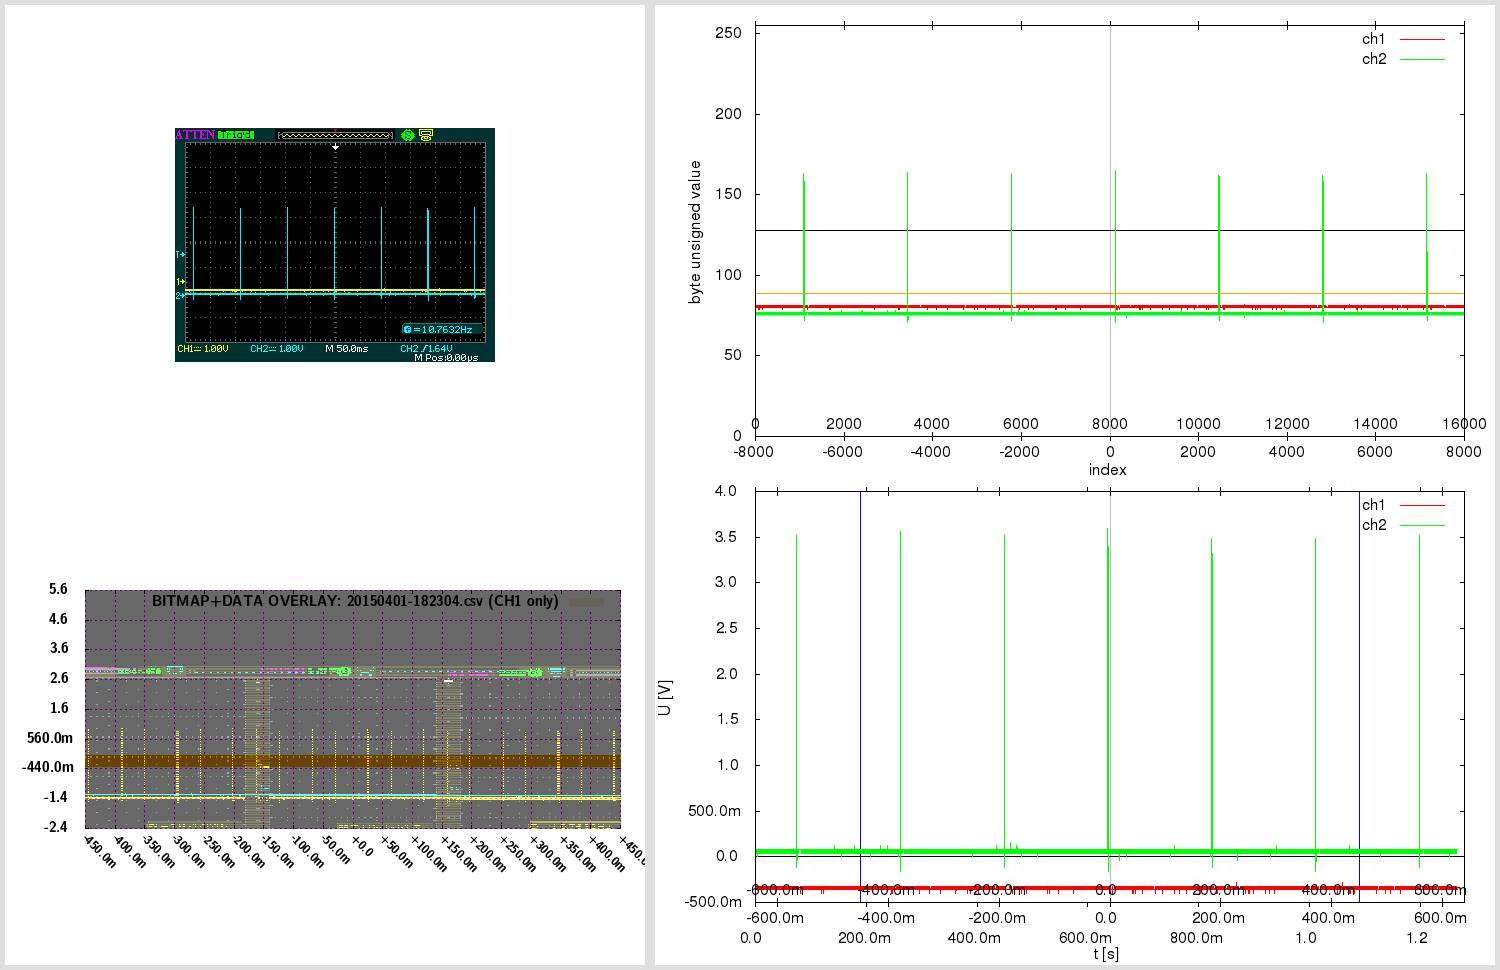

Source code (gnuplot):

# 20150401-182304.gnuplot [generated by /home/warreee/attenload/adsparse-wave.pl]
# single gnuplot file, with two potentially independent scripts
# generates three plots: one based on integer, other based on real (SI) values
# and one bitmap overlay - and then montages them using ImageMagick

# attengrab .csv can just be centered (over t)
# -> the x=0 (t=0) will correspond to scope center
# (but .DAV/.CSV will also need extra sample alignment)

# in Linux, to see available fonts, do:
# fc-list --verbose | grep 'fullname:' | less
# the two fonts used here:
# LMSansDemiCond10-Regular or "Latin Modern Sans Demi Cond"; and Helvetica
# Helvetica doesn't even get reported on my system:
# $ fc-list --verbose | grep 'fullname:' | grep -i 'Helvetica\|Demi Cond'
#	fullname: "LM Sans Demi Cond 10 Regular"(s) "LMSansDemiCond10-Regular"(s)


print "Gnuplotting..."

## "master settings" (shared between both parts of script)

# line color - specified by linestyles
set style line 1 linetype 1 linecolor rgb "red"
set style line 2 linetype 1 linecolor rgb "green"
set style line 3 linetype 1 linecolor rgb "orange"
set style line 4 linetype 1 linecolor rgb "aquamarine"
set style line 5 linetype -1 linecolor rgb "black"
set style line 6 linetype -1 linecolor rgb "gray"
set style line 7 linetype 1 linecolor rgb "blue"


# VARIABLES ########### ########### ###########

fnbase="20150401-182304"
fn_bmp = fnbase . ".bmp"
fn_pngr = fnbase . "_r.png"
fn_pngi = fnbase . "_i.png"
fn_pngov = fnbase . "_ov.png"
fn_pngt = fnbase . "_tmp.png"
fn_pngo = fnbase . ".png"

# scope screen(shot) properties
tdiv = 0.05          # T/DIV (50e-9)
toffs = 0        # time offset (scope) (200e-9)
vdiv1 = 1        # V/DIV CH1 (500e-3)
vdiv2 = 1         # V/DIV CH2 (50e-3)
voffs1 = -1.56         # volt offset CH1 (-1.5)
voffs2 = -2.12       # volt offset CH2 (100e-3)
sampintp  = 8.00000063e-05    # (500e-12)
sampintf  = 1/sampintp
sratacqf  = 12500      # (250e6)
sratacqp  = 1/sratacqf
#osf = 1.0    # oversample factor (multiplies .CSV and .DAV time domain) # unused here
adsFactor = 1.28

# (edges of current capture and divisions)
scope_hdiv=18
scope_vdiv=8
# enforce floating point (see below)
scope_trange = scope_hdiv*tdiv*1.0    # (900e-9)
scope_left=toffs-(scope_trange/2)     # (-250e-9)
scope_right=toffs+(scope_trange/2)    # (650e-9)
scope_bottom=-voffs1-(scope_vdiv*vdiv1/2) # -500e-3
scope_top=-voffs1+(scope_vdiv*vdiv1/2)    # 3.5

totalch1Vspan=scope_vdiv*vdiv1
totalch2Vspan=scope_vdiv*vdiv2
ch1Vcoeff = adsFactor*totalch1Vspan/(2**8)
ch2Vcoeff = adsFactor*totalch2Vspan/(2**8)

voffs1int = voffs1/ch1Vcoeff  # -39
voffs2int = voffs2/ch2Vcoeff  # -53

acsv_fn = fnbase . '.csv' # '20130020-013902.csv' # from attenload tmp_wav
acsz=16000         # tmp_wav/.csv size (900)
fts=8e-05         # final timestep (sampling period)
# here scope_trange could be 18*1, with acsz 16000;
# if as integer, 18/16000 would be 0 - enforce floating point
# above enforcing scope_trange to float doesn't work,
# must again here:
tdivp = 1.0*scope_trange/acsz   # sampling rate, based on scope range and numsamples in tmp (1ns)
tdivf = 1/tdivp             # freq based on that sampling rate

# just in case - not needed usually:
triglevel=1.64
trigholdoff=100e-9

toffsamp = toffs/fts		# 0
# time finetune offset - int (samples) (depends on range)
tfoi = -164


#### extract bitmap from .png, if .bmp not present
# was -crop 480x234+10+10; now -crop 480x234+95+128

cmdstr = 'if (! test -f "'.fn_bmp.'") ; then \
  echo -n "'.fn_bmp.' not found .. " ; \
  if [ -f "'.fn_pngo.'" ] ; then \
    echo -n "'.fn_pngo.' found - extracting" ; \
    convert -crop 480x234+95+128 "'.fn_pngo.'" "'.fn_bmp.'" ; \
  else \
    echo -n "'.fn_pngo.' not found - cannot extract" ; \
  fi ; \
else \
  echo -n "'.fn_bmp.' found - using that" ; \
fi; echo'

#print cmdstr
# note - since cmdstr above uses double quotes,
# must use single quotes for bash here!:
print system("bash -c '". cmdstr ."' 2>&1")


##################################
###### plot directly with unsigned byte data

set terminal png size 840,480
set termoption enhanced
set termoption font "Helvetica, 12"

set output fn_pngi
set datafile separator ","

# set axis label
set xlabel "index" offset 0.0,0.8
set ylabel "byte unsigned value" offset 1.0,0.0


# horizontal line as functions
zeroline(x)=128
ch1offs(x)=128+voffs1int # (-39)
ch2offs(x)=128+voffs2int # (-53)

# vertical line - headless arrow
# "y" scope axis in middle:
ymI = acsz/2
set arrow from ymI,0 to ymI,255 nohead ls 5
# time offset:
toI = ymI - toffs/fts
set arrow from toI,0 to toI,255 nohead ls 6


# must use multiplot here, to have two x-axes
# and thus, must set lmargin, so both graphs match

set size 1.0,0.9      # 0.1/2 = 0.05
set bmargin 0
set lmargin 10
set yrange [0:255] # 8-bit


set multiplot

set origin 0,0.1
set xrange [0:acsz]
set xtics in
set xtics offset 0,graph 0.08
plot \
  zeroline(x) with lines notitle ls 5,\
  acsv_fn using 1:2 with lines title "ch1" ls 1, \
  "" using 1:3 with lines title "ch2" ls 2, \
  ch1offs(x) with lines notitle ls 3, \
  ch2offs(x) with lines notitle ls 4

unset arrow # if big offset, line from prev. can 'leak' in next at diff place, so reset

set origin 0,0.1
set xtics out
set xtics offset 0,graph 0.02
set xrange [-acsz/2:acsz/2-1]
#set xtics nomirror 500
set noytics
set noylabel
unset xlabel # set xlabel ""
set border 1
plot 0 notitle

set nomultiplot


### reset previous settings
#unset border # no work for default
set border    # Draw default borders:
set ytics
unset yrange


##################################
###### plot with converted real SI units

# reset # resets set style line!

set terminal png size 840,480
set termoption enhanced
set termoption font "Helvetica, 12"

set output fn_pngr
set datafile separator ","

# set axis label
set xlabel "t [s]" offset 0.0,0.1
set ylabel "U [V]" offset 1.0,0.0

# axis tics format
set format y "%.1s%c"
set format x "%.1s%c"


# horizontal line as functions
zerolineR(x)=0
# don't show real offsets; they could be way off depending on V/DIV
#ch1offsR(x)=0+(-1.56)
#ch2offsR(x)=0+(-2.12)

# "y" scope axis in middle (the +1 added to ymI so it snaps at 0):
ymR=(ymI+1)*fts
set arrow from ymR,graph 0 to ymR,graph 1 nohead ls 5
# time offset:
toR=toI*fts
set arrow from toR,graph 0 to toR,graph 1 nohead ls 6
# indicate scope range here too
set arrow from scope_left+toR,graph 0 to scope_left+toR,graph 1 nohead ls 7
set arrow from scope_right+toR,graph 0 to scope_right+toR,graph 1 nohead ls 7


# must use multiplot here, to have two x-axes
# and thus, must set lmargin, so both graphs match

set size 1.0,0.9      # 0.1/2 = 0.05
set bmargin 0
set lmargin 10
set yrange [] writeback # since we don't set explicity, must save autorange
set autoscale y

set multiplot

set origin 0,0.13
set xrange [0:acsz*fts]
set xtics out
set xtics offset 0,graph -0.03
plot \
  zerolineR(x) with lines notitle ls 5,\
  acsv_fn using ($4+tfoi*fts):5 with lines title "ch1" ls 1, \
  "" using ($4+tfoi*fts):6 with lines title "ch2" ls 2

set yrange restore # this saves the found yrange after `plot`
unset arrow # if big offset, line from prev. can 'leak' in next at diff place, so reset

set origin 0,0.13
set xtics out
set xtics offset 0,graph 0.02
set xrange [(-acsz/2)*fts:(acsz/2-1)*fts]
set noytics
set noylabel
unset xlabel # set xlabel ""
set border 1
plot GPVAL_Y_MIN notitle

set origin 0,0.13
set xtics in
set xtics offset 0,graph 0.08
# wrong to put xrange [scope_left:scope_right] here;
# as [scope_left:scope_right] could be a snippet,
# and this graph shows entire capture!
# simply move the previous scale for toffset
toRR=(acsz/2.)*fts-toR
set xrange [(-acsz/2)*fts+toRR:(acsz/2-1)*fts+toRR]
set noytics
set noylabel
unset xlabel # set xlabel ""
set border 1
plot GPVAL_Y_MIN notitle

set nomultiplot


##################################
###### plot with bitmap and data overlay

# here 840,480 remains as output png size,
# even if not set explicitly; also, make
# the height smaller - so can have gravity North in montage

set terminal png truecolor size 640,305 # size 840,480
set termoption enhanced
myfont="LMSansDemiCond10-Regular"   # LMSansDemiCond10-Regular or "Latin Modern Sans Demi Cond"
# cannot do concatenation direct in termoption line, so in separate string
myfontb="".myfont.", 12"
set termoption font myfontb

set output fn_pngov
set datafile separator ","


set autoscale
unset xtics
unset ytics
unset border
unset arrow # delete all arrows
unset object # (hopefully) delete objects?

set xrange [scope_left:scope_right]
xticstep=(scope_right-scope_left)/scope_hdiv
set xtics in scope_left,xticstep,scope_right scale 1
set yrange [scope_bottom:scope_top]
yticstep=(scope_top-scope_bottom)/scope_vdiv
set ytics in scope_bottom,yticstep,scope_top scale 1
set grid xtics ytics back linecolor rgb "magenta"
# right is only gnuplot 4.6 - without it ok w/ 4.4
#set xtics rotate by -45 offset 2.5,-1.50 right format "%+.1s%c" font myfont.',10'
set xtics rotate by -45 offset 0.0,0.0 format "%+.1s%c" font myfont.',10'
set key noenhanced

# dimensions of scope screenshot bitmap
bmp_w=480
bmp_h=234

# alpha bmp transparency [0:255]
bmp_alpha = 150
# boxes fillstyle transparent solid 0.10
box_transp = (1.-(acsz/16384.))*0.9 + 0.10

# plot string for data in transparent bitmap:
plot1au = "(($0-acsz/2.+tfoi)*fts+toffs):($5)"

# bmp_w=480 bmp_h=234 ; inside 451x201+15+14
# on plot: scope_left:scope_right and scope_bottom:scope_top!
# (so toffset is built in!)

bdx = scope_trange/(451.0-1)  # [s/pixel] /451: 1.99557e-09 vs 2.000e-9 manually
bdy = totalch1Vspan/(201.0-1) # [V/pixel] /201: 0.0199005 vs 0.02005 manually
bofx = -((scope_trange/2.0)-toffs+(15.0+0)*bdx) #-15.0*bdx # -2.8e-7
bofy = -((totalch1Vspan/2.0)+voffs1+(14.0+5)*bdy) #-14.0*bdy # -0.88

# seems `boxes fillstyle transparent solid 0.40` makes some seethroughs
# or something with bmp alpha overlay; but even without, all the same?
# because the red + blue (somehow inverted) creates a gray.. better green or orange

_plot_str = "zerolineR(x) with lines notitle ls 1,\
acsv_fn \
  using ".plot1au." with boxes fillstyle transparent solid box_transp noborder linestyle 3\
  title 'BITMAP+DATA OVERLAY: '.acsv_fn.' (CH1 only)',\
fn_bmp \
  binary array=(bmp_w,bmp_h) skip=54 format='%uchar' \
  dx=bdx dy=bdy origin=(bofx,bofy) \
  using 1:2:3:(bmp_alpha) \
  with rgbalpha t ''"

# seems actual plot in screenshot bitmap (480 × 234)
#  is at: 451x201+15+14; aspect ratio 201/451 = 0.445676
set size ratio 0.445676

eval("plot " . _plot_str)




##################################
###### montage commands

# used to be in attengrab; now here
# call ImageMagick montage via system
# and montage in `gnuplot` (easier to separate)

print "Montaging images..."
# this works in ImageMagick 6.6.2-6, but not in 6.5.7-8
#      '.fn_pngov.' -gravity Center -extent x480  \#
# must spec -extent 640x480 for 6.5

cmdstr = 'montage \
  <(montage \
    <(convert \
      '.fn_bmp.' -gravity Center -crop 640x480-10+0! -flatten  \
      bmp:-) \
    <(convert \
      '.fn_pngov.' -gravity Center -extent 640x480  \
      bmp:-) \
  -tile 1x -geometry +0+0  \
  bmp:-) \
  <(montage \
    '.fn_pngi.' \
    '.fn_pngr.' \
  -tile 1x -geometry +0+0  \
  bmp:-) \
-geometry +0+0 -border 5 \
'.fn_pngo

print cmdstr
print system('bash -c "'. cmdstr .'" 2>&1')

print "Deleting temp files ..."

delcmd = "rm"

# leave the bitmap for now
# actually, let attengrab handle it - since
# it may need to be re-taken!
# #cmdstr = delcmd ." ". fn_bmp
# #print cmdstr . "  " . system(cmdstr . " 2>&1")

cmdstr = delcmd ." ". fn_pngr
print cmdstr . "  " . system(cmdstr . " 2>&1")

cmdstr = delcmd ." ". fn_pngi
print cmdstr . "  " . system(cmdstr . " 2>&1")

cmdstr = delcmd ." ". fn_pngov
print cmdstr . "  " . system(cmdstr . " 2>&1")




# note:
# set terminal png size 840,480 # size defaults to 640x480 px
# set terminal pdf size 10,3 # size defaults to 5x3 in
# enhanced text: set termoption enhanced

# vertical line - headless arrow
# need ymin and ymax; gnuplot gives them only after plot -
# - and even then they do not correspond to end ticks
# - and even then, cannot get the arrow to show, after the second `plot`
# .. nor can I edit it anyhow; it must run before the first `plot`
# so instead of that, position y coordinates relative to graph (0 to 1)
#set arrow 1 from graph 0.5,0 to graph 0.5,1 nohead ls 5

# in multiplot, yrange should be after the size command
# note: xrange could be 2250 or 450
# so leave it to autoscale here? will be accurate since it's integer index...
# now set explicitly by script # below in multiplot

# axis tics format
# for engineering notation - 'help format specifiers':
# "A 'scientific' power is one such that the exponent is a multiple of three."

# print "Montaging images..."

# "The 'tile' size is then set to the largest dimentions
# of all the resized images, and the size actually specified."
# "by removing the 'size' component, non of the images will
# be resized, and the 'tile' size will be set to the largest
# dimensions of all the images given"
# not so simple: http://unix.stackexchange.com/questions/4046/
# can be done in one command with bash subprocess pipes (bash only)
# was: .fn_bmp.' -gravity NorthWest ; fn_pngov.' -gravity North
# can pad with -gravity Center -extent 640x480;
# but also with crop! -flatten - there have offset too!
# -geometry +2+2 can also mess up the last -border 5 !

# bmp scale worked for:
# bmp_w=480 bmp_h=234 ; inside 451x201+15+14
# tdiv = 5e-08,  toffs = 2e-07,  vdiv1 = 0.5,   voffs1 = -1.5,
# dx=2.000e-9 dy=0.02005 origin=(-2.8e-7,-0.88) for
# tspan = 18*tdiv = 18*5e-08 = 9e-07s
# vspan1 = 8*vdiv1 = 8*0.5 = 4V
# tspan/451 = 9e-07/451 = 1.99557e-09 s/pixel
# vspan1/201 = 4/201 = 0.0199005 V/pixel
# bdx=tspan/(451-1) = '9e-07/(451-1)' = 2e-09
# bdy=vspan1/(201-1) = '4/(201-1)' = 0.02
# 15*bdx = 15*2e-9 = 3e-08
# 14*bdy = 14*0.02 = 0.28
# 15*1.99557e-09 = 2.99335e-08
# 14*0.0199005 = 0.278607
